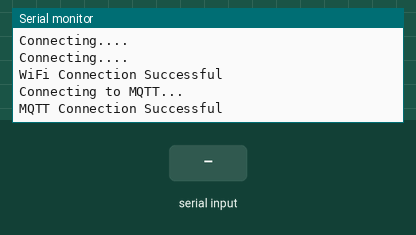
Recording of a sketch running on a simulated ESP8266 (NodeMCU). On the bench: the last lines printed to the serial monitor. Inputs (shaded band) come from the test bench. WiFi joins after 1.5 s; servers stay silent unless stated; no MQTT or app messages arrive unless stated.

Above: at 2.7 s.
2.8 s: "1" received over Serial
At 4.0 s:
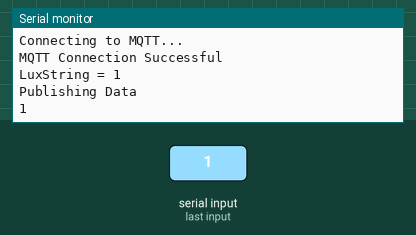
4.3 s: "0" received over Serial
At 5.1 s:
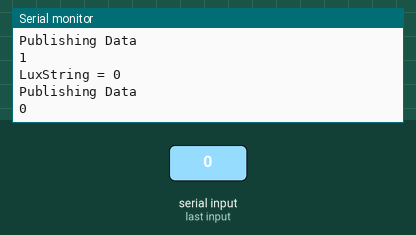
5.8 s: "2" received over Serial
At 6.2 s:
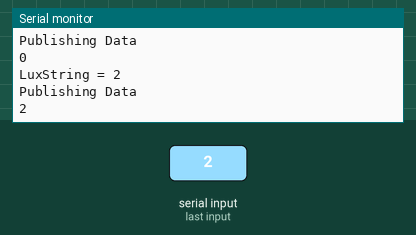

Measured:
- after the input at 2.8 s, the serial monitor: prints a new line at once (image 1)
- after the input at 4.3 s, the serial monitor: prints a new line at once (image 2)
- after the input at 5.8 s, the serial monitor: prints a new line at once (image 3)

The sketch:

Wifi_Testing_with_MQTT.ino
```cpp
 #include <ESP8266WiFi.h>
 #include <PubSubClient.h>
 #include <String.h>

void callback(char* topic, byte* payload, unsigned int length) {

  Serial.print("Message arrived in topic: ");
  Serial.println(topic);

  Serial.print("Message:");
  for (int i = 0; i < length; i++) {
    Serial.print((char)payload[i]);
  }

  Serial.println();
  Serial.println("-----------------------");

}
  const char* ssid = "memashouse";
  const char* password = "Hobart10";

  const char* mqttServer = "192.168.1.249";
  const int mqttPort = 1883;
  const char* mqttUser = "ESP_1";
  const char* mqttPassword = "";

  WiFiClient espClient;
  PubSubClient client(espClient);

void setup() {
// put your setup code here, to run once:
  Serial.begin(9600);

//Establish WiFi Connection
  WiFi.begin(ssid, password);
  Serial.println("Attemping to Connect to WiFI...");
  while(WiFi.status() != WL_CONNECTED) {
    delay(500);
    Serial.println("Connecting....");
 }
  Serial.println("WiFi Connection Successful");
  client.setServer(mqttServer,mqttPort);
  client.setCallback(callback);

//Initiate MQTT Server Connection
  while(!client.connected()){
    Serial.println("Connecting to MQTT...");
    if (client.connect("ESP8266Client",mqttUser,mqttPassword)){
      Serial.println("MQTT Connection Successful");
    }
    else {
      Serial.print("Failed with state ");
      Serial.print(client.state());
      delay(2000);
    }
  }
}

int lux = 280;
char luxChar[50];
String luxString;
long StartTime = millis();
void loop() {
  // put your main code here, to run repeatedly:
 // luxString = String(lux);
  if (Serial.available ()){ //Reading the Serial port if data is available
      while (Serial.available()){
        delay(2);
        char c = Serial.read();
        luxString += c; //append next character to string
      }
      luxString.toCharArray(luxChar, luxString.length()+1);
      Serial.println("LuxString = " + luxString);
      Serial.println("Publishing Data");
      Serial.println (luxChar);
      client.publish("Lux_TEST" , luxChar);
      luxString = "";
  }
  luxString.toCharArray(luxChar, luxString.length()+1);
  if (millis() - StartTime > 120000){
    StartTime = millis();
    luxString = String(lux); // Set lux string to the defined int
    luxString.toCharArray(luxChar, luxString.length()+1); // Create Char array
    Serial.println("LuxString = " + luxString);
    Serial.println("Publishing Data");
    Serial.println (luxChar);
    client.publish("Lux_TEST" , luxChar);
  }
  /*
  if (client.publish("Lux_TEST", LuxString)){
    Serial.print("Data Publish Complete");
  }
  else {Serial.print("Publication Failed")}
  */
  //delay(10000);
  //lux += 10;
  //client.publish("Lux_TEST", "330");

}
```
